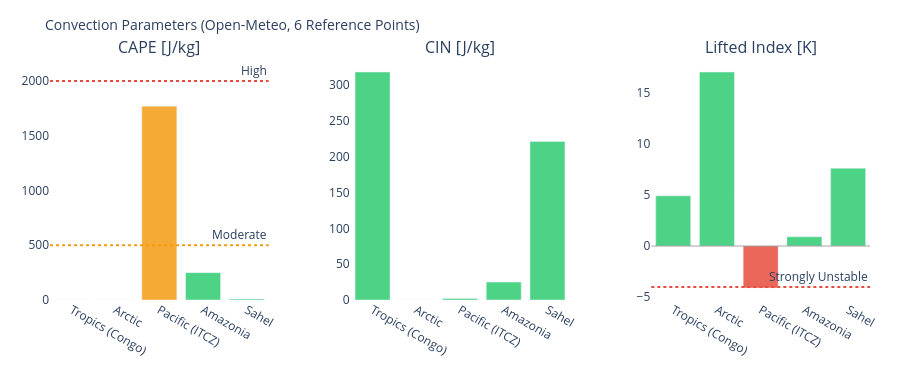

The cell this chart's notebook holds for it:
### Markdown cell above
---
## 3. Visualizations

### Code cell
# ============================================================
# CAPE / CIN / LIFTED INDEX – Convection potential
# ============================================================

if not df_atm.empty:
    fig = make_subplots(
        rows=1, cols=3,
        subplot_titles=['CAPE [J/kg]', 'CIN [J/kg]', 'Lifted Index [K]'],
        horizontal_spacing=0.1
    )
    pts = df_atm['point'].tolist()
    pt_colors = ['#E85D24','#185FA5','#888780','#378ADD','#639922','#F2A623']

    # CAPE – höher = mehr Gewitterpotential
    cape_vals = df_atm['cape'].fillna(0).tolist()
    cape_colors = ['#e74c3c' if v > 2000 else '#f39c12' if v > 500 else '#2ecc71'
                   for v in cape_vals]
    fig.add_trace(go.Bar(x=pts, y=cape_vals, marker_color=cape_colors,
                         opacity=0.85, showlegend=False), row=1, col=1)
    fig.add_hline(y=2000, line_dash='dot', line_color='#e74c3c',
                  annotation_text='High', row=1, col=1)
    fig.add_hline(y=500,  line_dash='dot', line_color='#f39c12',
                  annotation_text='Moderate', row=1, col=1)

    # CIN – negativer = stärker gedeckelt (weniger Auslöse)
    cin_vals = df_atm['cin'].fillna(0).tolist()
    cin_colors = ['#e74c3c' if v < -200 else '#f39c12' if v < -50 else '#2ecc71'
                  for v in cin_vals]
    fig.add_trace(go.Bar(x=pts, y=cin_vals, marker_color=cin_colors,
                         opacity=0.85, showlegend=False), row=1, col=2)

    # Lifted Index – negativ = instabil
    li_vals = df_atm['li'].fillna(0).tolist()
    li_colors = ['#e74c3c' if v < -4 else '#f39c12' if v < 0 else '#2ecc71'
                 for v in li_vals]
    fig.add_trace(go.Bar(x=pts, y=li_vals, marker_color=li_colors,
                         opacity=0.85, showlegend=False), row=1, col=3)
    fig.add_hline(y=0, line_color='gray', line_width=0.7, row=1, col=3)
    fig.add_hline(y=-4, line_dash='dot', line_color='#e74c3c',
                  annotation_text='Strongly Unstable', row=1, col=3)

    fig.update_layout(
        title=dict(text='Convection Parameters (Open-Meteo, 6 Reference Points)', font=dict(size=14)),
        height=380, plot_bgcolor='rgba(0,0,0,0)', paper_bgcolor='rgba(0,0,0,0)',
        margin=dict(l=50, r=30, t=60, b=80)
    )
    fig.update_xaxes(tickangle=30)
    fig.show()

### Figure 1 — Plotly figure (JSON) as saved in the notebook; plotly's stock layout.template omitted (floating-point values rounded to 4 significant figures)
{"data": [{"marker": {"color": ["#2ecc71", "#2ecc71", "#f39c12", "#2ecc71", "#2ecc71"]}, "opacity": 0.85, "showlegend": false, "type": "bar", "x": ["Tropics (Congo)", "Arctic", "Pacific (ITCZ)", "Amazonia", "Sahel"], "xaxis": "x", "y": [0.0, 0.0, 1770.0, 250.0, 10.0], "yaxis": "y"}, {"marker": {"color": ["#2ecc71", "#2ecc71", "#2ecc71", "#2ecc71", "#2ecc71"]}, "opacity": 0.85, "showlegend": false, "type": "bar", "x": ["Tropics (Congo)", "Arctic", "Pacific (ITCZ)", "Amazonia", "Sahel"], "xaxis": "x2", "y": [318.0, 0.0, 2.0, 25.0, 221.0], "yaxis": "y2"}, {"marker": {"color": ["#2ecc71", "#2ecc71", "#e74c3c", "#2ecc71", "#2ecc71"]}, "opacity": 0.85, "showlegend": false, "type": "bar", "x": ["Tropics (Congo)", "Arctic", "Pacific (ITCZ)", "Amazonia", "Sahel"], "xaxis": "x3", "y": [4.9, 17.0, -4.1, 0.9, 7.6], "yaxis": "y3"}], "layout": {"annotations": [{"font": {"size": 16}, "showarrow": false, "text": "CAPE [J/kg]", "x": 0.1333, "xanchor": "center", "xref": "paper", "y": 1.0, "yanchor": "bottom", "yref": "paper"}, {"font": {"size": 16}, "showarrow": false, "text": "CIN [J/kg]", "x": 0.5, "xanchor": "center", "xref": "paper", "y": 1.0, "yanchor": "bottom", "yref": "paper"}, {"font": {"size": 16}, "showarrow": false, "text": "Lifted Index [K]", "x": 0.8667, "xanchor": "center", "xref": "paper", "y": 1.0, "yanchor": "bottom", "yref": "paper"}, {"showarrow": false, "text": "High", "x": 1, "xanchor": "right", "xref": "x domain", "y": 2000, "yanchor": "bottom", "yref": "y"}, {"showarrow": false, "text": "Moderate", "x": 1, "xanchor": "right", "xref": "x domain", "y": 500, "yanchor": "bottom", "yref": "y"}, {"showarrow": false, "text": "Strongly Unstable", "x": 1, "xanchor": "right", "xref": "x3 domain", "y": -4, "yanchor": "bottom", "yref": "y3"}], "height": 380, "margin": {"b": 80, "l": 50, "r": 30, "t": 60}, "paper_bgcolor": "rgba(0,0,0,0)", "plot_bgcolor": "rgba(0,0,0,0)", "shapes": [{"line": {"color": "#e74c3c", "dash": "dot"}, "type": "line", "x0": 0, "x1": 1, "xref": "x domain", "y0": 2000, "y1": 2000, "yref": "y"}, {"line": {"color": "#f39c12", "dash": "dot"}, "type": "line", "x0": 0, "x1": 1, "xref": "x domain", "y0": 500, "y1": 500, "yref": "y"}, {"line": {"color": "gray", "width": 0.7}, "type": "line", "x0": 0, "x1": 1, "xref": "x3 domain", "y0": 0, "y1": 0, "yref": "y3"}, {"line": {"color": "#e74c3c", "dash": "dot"}, "type": "line", "x0": 0, "x1": 1, "xref": "x3 domain", "y0": -4, "y1": -4, "yref": "y3"}], "title": {"font": {"size": 14}, "text": "Convection Parameters (Open-Meteo, 6 Reference Points)"}, "xaxis": {"anchor": "y", "domain": [0.0, 0.2667], "tickangle": 30}, "xaxis2": {"anchor": "y2", "domain": [0.3667, 0.6333], "tickangle": 30}, "xaxis3": {"anchor": "y3", "domain": [0.7333, 1.0], "tickangle": 30}, "yaxis": {"anchor": "x", "domain": [0.0, 1.0]}, "yaxis2": {"anchor": "x2", "domain": [0.0, 1.0]}, "yaxis3": {"anchor": "x3", "domain": [0.0, 1.0]}}}
